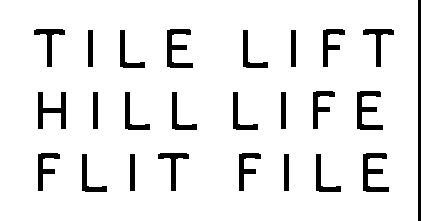
//> input picture Image Analysis/SomeInterestingApplications/SanSerif.tiff, 421 x 221 px
$ ./TimesNewRomanToSansSerif SanSerif.tiff TimesNewRoman.tiff   (built with g++ and OpenCV 4)
//> lines starting //> are read from the running program, lines starting //| are printed output that depends on the picture; after the words box and inside, x2 and y2 are one past the last pixel; in counts of white or black regions, pixels touching at a corner belong together
#include <typeinfo>
#include <iostream>
#include <stdio.h>
#include <stdlib.h>
#include "opencv2/core/core.hpp"
#include "opencv2/highgui/highgui.hpp"
#include "opencv2/opencv.hpp"
#include "opencv2/imgproc/imgproc.hpp"

//Convert Times New Roman font text into Sans Serif font using morphological operations.


using namespace std;
using namespace cv;


Mat erosion_dst, dilation_dst;

void thinningGuoHallIteration(cv::Mat& im, int iter)  //Guo thinning referred from internet
{
    cv::Mat marker = cv::Mat::zeros(im.size(), CV_8UC1);

    for (int i = 1; i < im.rows; i++)
    {
        for (int j = 1; j < im.cols; j++)
        {
            uchar p2 = im.at<uchar>(i-1, j);
            uchar p3 = im.at<uchar>(i-1, j+1);
            uchar p4 = im.at<uchar>(i, j+1);
            uchar p5 = im.at<uchar>(i+1, j+1);
            uchar p6 = im.at<uchar>(i+1, j);
            uchar p7 = im.at<uchar>(i+1, j-1);
            uchar p8 = im.at<uchar>(i, j-1);
            uchar p9 = im.at<uchar>(i-1, j-1);

            int C  = (!p2 & (p3 | p4)) + (!p4 & (p5 | p6)) +
                     (!p6 & (p7 | p8)) + (!p8 & (p9 | p2));
            int N1 = (p9 | p2) + (p3 | p4) + (p5 | p6) + (p7 | p8);
            int N2 = (p2 | p3) + (p4 | p5) + (p6 | p7) + (p8 | p9);
            int N  = N1 < N2 ? N1 : N2;
            int m  = iter == 0 ? ((p6 | p7 | !p9) & p8) : ((p2 | p3 | !p5) & p4);

            if (C == 1 && (N >= 2 && N <= 3) & (m == 0))
                marker.at<uchar>(i,j) = 1;
        }
    }

    im &= ~marker;
}


void thinningGuoHall(cv::Mat& im)
{
    im /= 255;

    cv::Mat prev = cv::Mat::zeros(im.size(), CV_8UC1);
    cv::Mat diff;

    do {
        thinningGuoHallIteration(im, 0);
        thinningGuoHallIteration(im, 1);
        cv::absdiff(im, prev, diff);
        im.copyTo(prev);
    }
    while (cv::countNonZero(diff) > 0);

    im *= 255;
}

Mat Erosion(Mat src, int erosion_size)
{
  int erosion_type;
  Mat element = getStructuringElement( MORPH_RECT,   //MORPH_CROSS, MORPH_ELLIPSE
                                       Size( 2*erosion_size + 1, 2*erosion_size+1 ),
                                       Point( erosion_size, erosion_size ) );

  erode( src, erosion_dst, element );
  imshow( "Erosion", erosion_dst );
  waitKey(0);
  return erosion_dst;
}


Mat Dilation(Mat src, int dilation_size)
{
  int i,j;

  Mat element = getStructuringElement( MORPH_RECT,
                                       Size( 2*dilation_size + 1, 2*dilation_size+1 ),
                                       Point( dilation_size, dilation_size ) );

  dilate( src, dilation_dst, element );

  Size size;
  size = dilation_dst.size();

  imshow( "Dilation", dilation_dst );
  waitKey(0);
  return dilation_dst;
}

int main( int argc, char** argv )
{
	if( argc != 3)
	{
		cout << "Usage: display_image Image" << endl;
		return -1;
	}

    Mat src = imread( argv[1] );
//> src is the input picture: 221 rows x 421 cols, CV_8UC3; 91.3% white; 25 black regions, largest, box (x1, y1, x2, y2) and area: (418, 0, 421, 221) 663, (167, 29, 193, 68) 472, (357, 91, 383, 130) 472

    if ( !src.data )
    { cout <<  "Could not open or find the image" << endl ; return -1;}

    imshow("Original Image", src);
    waitKey(0);

    Mat desired_output = imread(argv[2]);
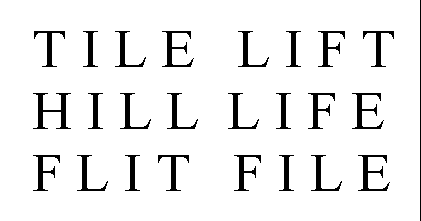
//> input picture Image Analysis/SomeInterestingApplications/TimesNewRoman.tiff, 421 x 221 px
//> desired_output is the input picture: 221 rows x 421 cols, CV_8UC3; 92.8% white; 25 black regions, largest, box (x1, y1, x2, y2) and area: (33, 93, 71, 129) 450, (162, 31, 194, 67) 346, (352, 93, 384, 129) 346

    cv::Mat src_t = cv::imread(argv[2]);
    if (src.empty())
        return -1;

    cv::Mat temp;
    cv::cvtColor(src_t, temp, CV_BGR2GRAY);
    bitwise_not ( temp, temp );
    thinningGuoHall(temp);
//> the loop in thinningGuoHall, `do` made 4 passes
//> pass 1, in thinningGuoHallIteration, `im &= ~marker;`:
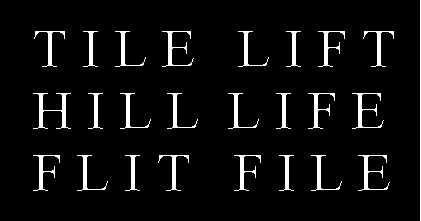
//> im: 221 rows x 421 cols, CV_8UC1; values 0 (black) and 1 (white), 5.5% white; 25 white regions, largest, box (x1, y1, x2, y2) and area: (33, 93, 71, 129) 349, (162, 31, 194, 67) 248, (352, 93, 384, 129) 248
//> pass 1, in thinningGuoHallIteration (call 2), `im &= ~marker;`:
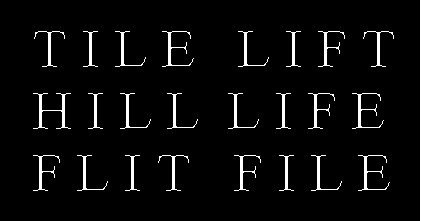
//> im: 221 rows x 421 cols, CV_8UC1; values 0 (black) and 1 (white), 4.3% white; 25 white regions, largest, box (x1, y1, x2, y2) and area: (33, 93, 71, 129) 274, (420, 0, 421, 221) 221, (162, 31, 194, 67) 196
//> pass 2, in thinningGuoHallIteration (call 4), `im &= ~marker;`:
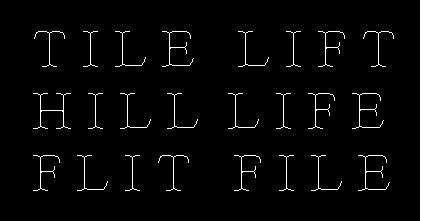
//> im: 221 rows x 421 cols, CV_8UC1; values 0 (black) and 1 (white), 2.5% white in thin lines or dots
//> after the loop in thinningGuoHall, `do`:
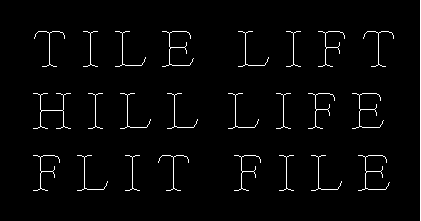
//> im: 221 rows x 421 cols, CV_8UC1; values 0 (black) and 1 (white), 2.5% white in thin lines or dots
//> after the loop in thinningGuoHall, `do`: diff: 221 rows x 421 cols, CV_8UC1; every value is 0
//> in thinningGuoHall, `im *= 255;`:
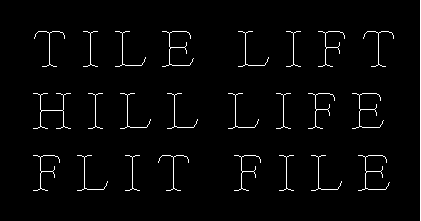
//> im: 221 rows x 421 cols, CV_8UC1; 2.5% white in thin lines or dots
    imshow("After thinning", temp);
    waitKey(0);

    bitwise_not ( temp, temp );
//> temp: 221 rows x 421 cols, CV_8UC1; 97.5% white; black in thin lines or dots
    Mat eroded = Erosion(temp, 2);
//> in Erosion, `erode( src, erosion_dst, element );`:
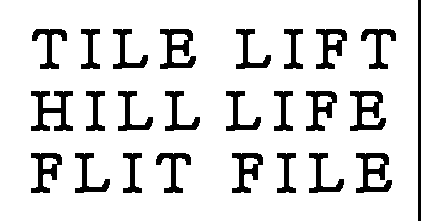
//> erosion_dst: 221 rows x 421 cols, CV_8UC1; 86.5% white; 25 black regions, largest, box (x1, y1, x2, y2) and area: (31, 91, 73, 131) 785, (160, 29, 196, 69) 705, (350, 91, 386, 131) 705
    Mat dilated = Dilation(eroded, 2);
//> in Dilation, `dilate( src, dilation_dst, element );`: dilation_dst: 221 rows x 421 cols, CV_8UC1; 97.4% white; black in thin lines or dots
    imshow("Final", eroded);
    imshow("Desired Image", desired_output);
    waitKey(0);
    return 0;
  }
